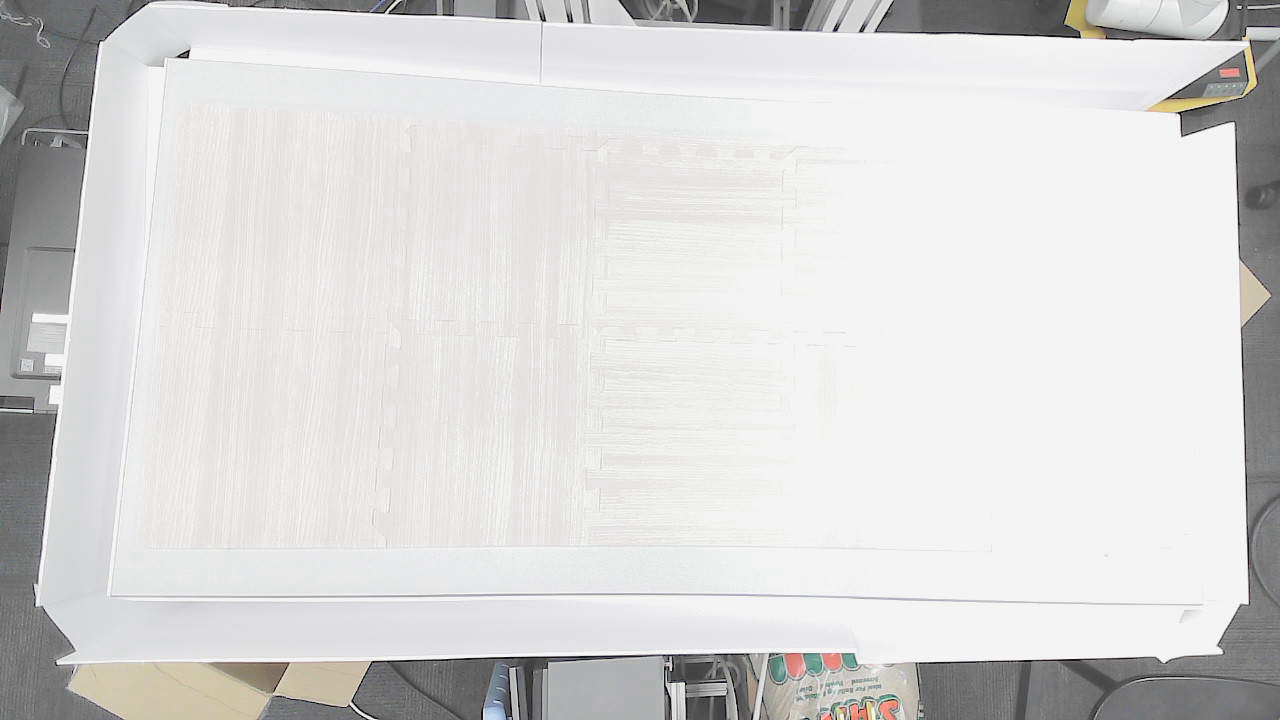
#> input picture data/clear_table.png, 1280 x 720 px, given in place of the camera
$ python yash_seg.py
#> lines starting #> are read from the running program, lines starting #| are printed output that depends on the picture; after the words box and inside, x2 and y2 are one past the last pixel; in counts of white or black regions, pixels touching at a corner belong together
# [187 lines of commented-out code are left out]
import cv2
import numpy as np
import os
import time
import csv
import paramiko
import threading

# =========================
# CONFIG & HARDCODED ROI (Custom 4-Point Polygon)
# =========================
CAMERA_INDEX = 0

# Define the exact X,Y coordinates for the 4 corners of your scanning area.
# You can move any of these points to stretch or shrink any side indepsendently.
PT_TOP_LEFT     = (435, 140)
PT_TOP_RIGHT    = (996, 140)
PT_BOTTOM_RIGHT = (996, 565)
PT_BOTTOM_LEFT  = (400, 555)

# Group them into a NumPy array for OpenCV to draw the polygon
ROI_POLYGON = np.array([
    PT_TOP_LEFT,
    PT_TOP_RIGHT,
    PT_BOTTOM_RIGHT,
    PT_BOTTOM_LEFT
], np.int32)

ZOOM_FACTOR = 1.0

# HSV thresholds
H_MIN, H_MAX = 250, 65
S_MIN, S_MAX = 0, 30
V_MIN, V_MAX = 155, 211

# =========================
# FILE & TRANSFER SETTINGS
# =========================
LOG_DIR = "logs"
CSV_PATH = os.path.join(LOG_DIR, "bead_counts.csv")

SOL_USER = "abhapkar"
SOL_HOST = "sol.asu.edu"
SOL_REMOTE_DIR = "/home/abhapkar/COLOR"

PRIVATE_KEY_PATH = r"F:\Robotics Automation system AI\PROf Hani\DETECTION\yrakesh1"

SCAN_DURATION = 6.0
WAIT_DURATION = 60.0

os.makedirs(LOG_DIR, exist_ok=True)

# =========================
# HELPER FUNCTIONS
# =========================
def segment_mask_from_frame(frame_bgr):
    """Generates the segmented mask based on HSV limits."""
    hsv = cv2.cvtColor(frame_bgr, cv2.COLOR_BGR2HSV)
    hmin = int(H_MIN * 179 / 255)
    hmax = int(H_MAX * 179 / 255)

    if hmin <= hmax:
        lower = np.array([hmin, S_MIN, V_MIN])
        upper = np.array([hmax, S_MAX, V_MAX])
        mask = cv2.inRange(hsv, lower, upper)
    else:
        mask1 = cv2.inRange(hsv, np.array([hmin, S_MIN, V_MIN]), np.array([179, S_MAX, V_MAX]))
        mask2 = cv2.inRange(hsv, np.array([0, S_MIN, V_MIN]), np.array([hmax, S_MAX, V_MAX]))
        mask = mask1 | mask2

    return mask

def sftp_transfer_worker():
    """Handles the actual transfer via Paramiko silently in the background."""
    try:
        key = paramiko.RSAKey.from_private_key_file(PRIVATE_KEY_PATH)
        ssh = paramiko.SSHClient()
        ssh.set_missing_host_key_policy(paramiko.AutoAddPolicy())
        ssh.connect(hostname=SOL_HOST, username=SOL_USER, pkey=key)
        sftp = ssh.open_sftp()
        remote_path = f"{SOL_REMOTE_DIR}/bead_counts.csv"
        sftp.put(CSV_PATH, remote_path)
        sftp.close()
        ssh.close()
        print(f"\n[SUCCESS] Silently transferred CSV to {SOL_HOST}")
    except Exception as e:
        print(f"\n[ERROR] Transfer failed: {e}")

def save_and_transfer(iteration, max_balls):
    """Overwrites the CSV and starts a background thread for transfer."""
    with open(CSV_PATH, mode='w', newline='') as f:
        writer = cv2.csv.writer(f) if hasattr(cv2, 'csv') else csv.writer(f)
        writer.writerow(['iter', 'total_balls'])
        writer.writerow([iteration, max_balls])

    print(f"\n[ITERATION {iteration}] Saved max count: {max_balls} to {CSV_PATH}")

    transfer_thread = threading.Thread(target=sftp_transfer_worker)
    transfer_thread.start()

# =========================
# MAIN LOOP
# =========================
def main():
    cap = cv2.VideoCapture(CAMERA_INDEX)
    cap.set(cv2.CAP_PROP_FRAME_WIDTH, 1280)
    cap.set(cv2.CAP_PROP_FRAME_HEIGHT, 720)

    if not cap.isOpened():
        print("Camera error")
        return

    current_iter = 1
    state = "SCANNING"
    state_start_time = time.time()
    max_balls_in_scan = 0

    print(f"\n[INFO] Starting automated capture. Custom Polygon ROI loaded.")
    print("Controls: Press 'q' to quit.\n")

    while True:
        ret, frame = cap.read()
#> frame is the input picture: shape (720, 1280, 3); mean B, G, R 214.5, 215, 215.6
        if not ret:
            break

        # 1. Create a blank black image exactly the same size as the camera frame
        polygon_mask = np.zeros(frame.shape[:2], dtype=np.uint8)

        # 2. Draw your custom white polygon onto that black image
        cv2.fillPoly(polygon_mask, [ROI_POLYGON], 255)
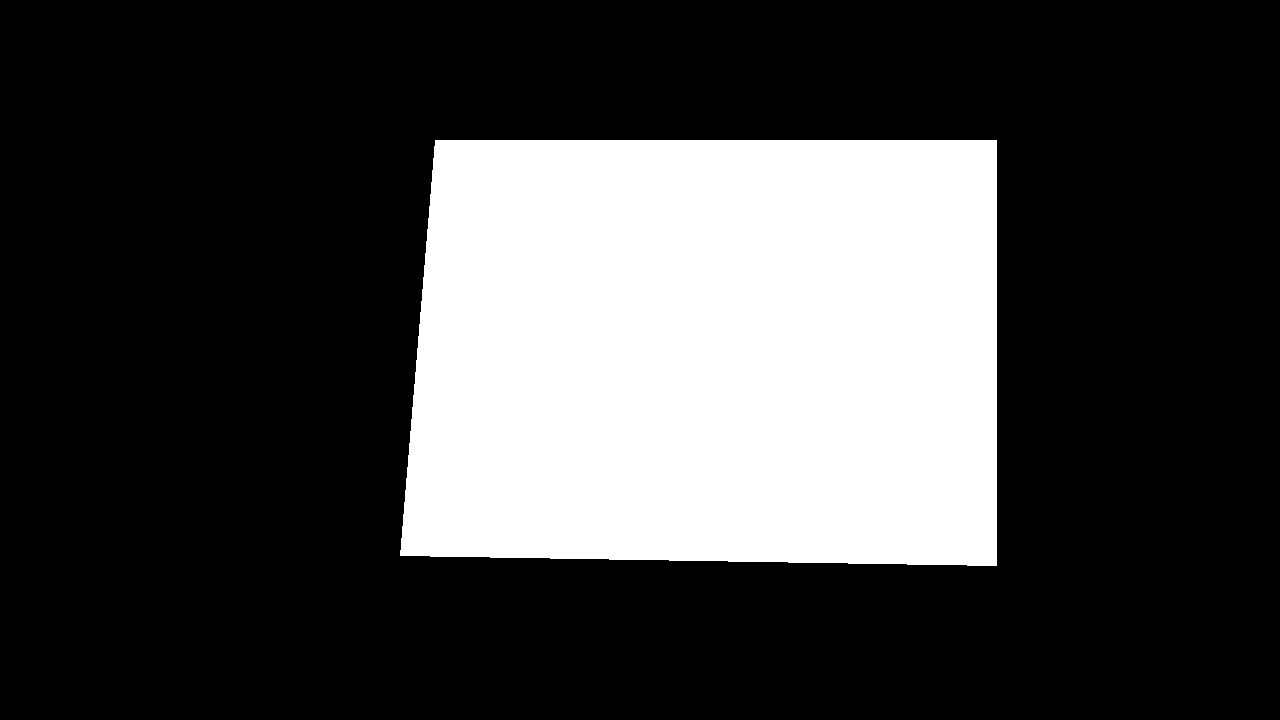
#> polygon_mask: shape (720, 1280); 26.5% white; 1 white region, box (x1, y1, x2, y2) and area: (400, 140, 997, 566) 244056

        # 3. Apply the mask to the live camera feed so everything outside the polygon goes pitch black
        inference_frame = cv2.bitwise_and(frame, frame, mask=polygon_mask)

        # Draw the green outline of your custom ROI on the display frame so you can see it
        cv2.polylines(frame, [ROI_POLYGON], isClosed=True, color=(0, 255, 0), thickness=2)
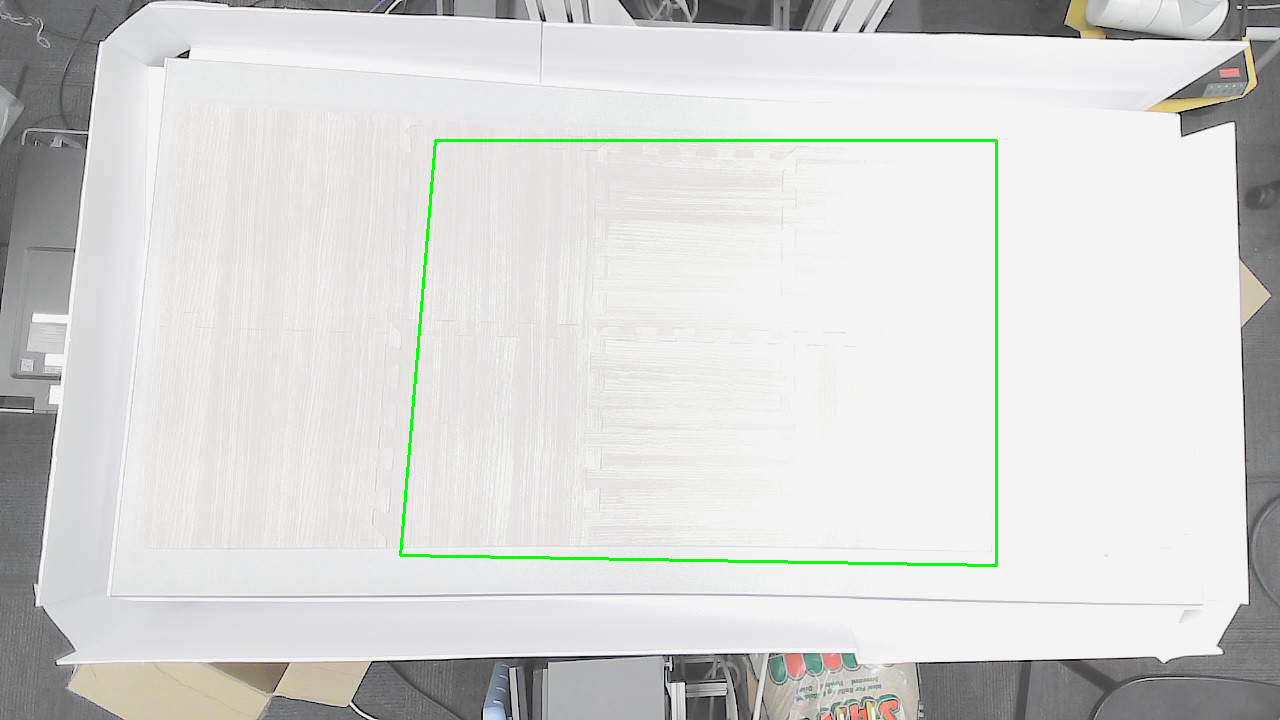
#> frame: shape (720, 1280, 3); 0.65% of pixels changed, all inside (x1, y1, x2, y2) = (399, 139, 998, 567)

        # Process segmentation & counting (only operates on the visible area inside the polygon)
        mask = segment_mask_from_frame(inference_frame)
#> in segment_mask_from_frame, `hsv = cv2.cvtColor(frame_bgr, cv2.COLOR_BGR2HSV)`: hsv: shape (720, 1280, 3); mean H, S, V 5.1, 0.4, 63
#> in segment_mask_from_frame, `mask1 = cv2.inRange(hsv, np.array([hmin, S_MIN, V_MIN]), np.array([179..`: mask1: shape (720, 1280); every value is 0
#> in segment_mask_from_frame, `mask2 = cv2.inRange(hsv, np.array([0, S_MIN, V_MIN]), np.array([hmax, ..`:
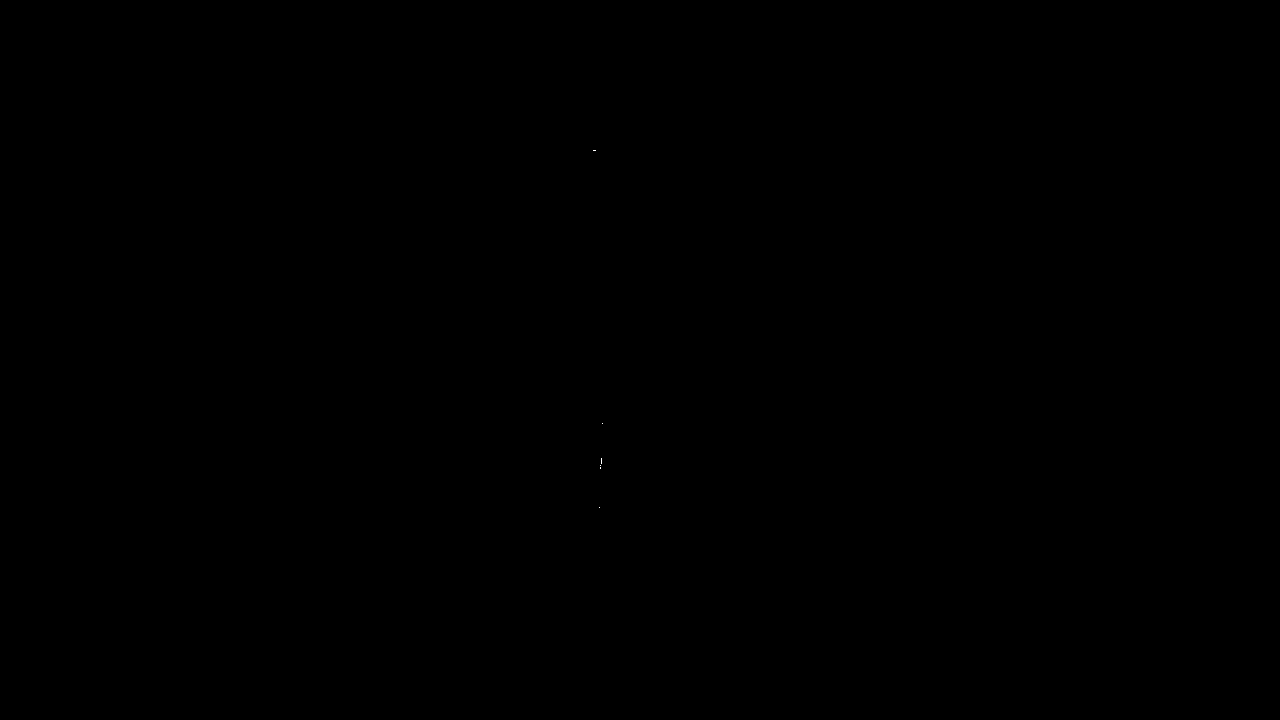
#> mask2: shape (720, 1280); 0% white in thin lines or dots, all inside (x1, y1, x2, y2) = (593, 150, 603, 508)
        contours, _ = cv2.findContours(mask, cv2.RETR_EXTERNAL, cv2.CHAIN_APPROX_SIMPLE)
#> contours = 6 contours, all with area under 20
        current_blob_count = len(contours)
#> current_blob_count = 6

        # State Machine Logic
        elapsed_time = time.time() - state_start_time

        if state == "SCANNING":
            if current_blob_count > max_balls_in_scan:
                max_balls_in_scan = current_blob_count
#> max_balls_in_scan = 6

            time_left = max(0, SCAN_DURATION - elapsed_time)
            status_text = f"SCANNING (Iter {current_iter}) - {time_left:.1f}s left"
            cv2.putText(frame, f"Max Balls Seen: {max_balls_in_scan}", (20, 95), cv2.FONT_HERSHEY_SIMPLEX, 0.7, (0, 255, 0), 2)

            if elapsed_time >= SCAN_DURATION:
                save_and_transfer(current_iter, max_balls_in_scan)
                state = "WAITING"
                state_start_time = time.time()

        elif state == "WAITING":
            time_left = max(0, WAIT_DURATION - elapsed_time)
            status_text = f"WAITING - {time_left:.1f}s left"
            cv2.putText(frame, f"Last Max Saved: {max_balls_in_scan}", (20, 95), cv2.FONT_HERSHEY_SIMPLEX, 0.7, (0, 200, 255), 2)

            if elapsed_time >= WAIT_DURATION:
                state = "SCANNING"
                state_start_time = time.time()
                current_iter += 1
                max_balls_in_scan = 0

        # Overlay generic info
        cv2.putText(frame, status_text, (20, 35), cv2.FONT_HERSHEY_SIMPLEX, 0.8, (0, 0, 255), 2)
        cv2.putText(frame, f"Current Blobs: {current_blob_count}", (20, 65), cv2.FONT_HERSHEY_SIMPLEX, 0.7, (255, 255, 255), 2)
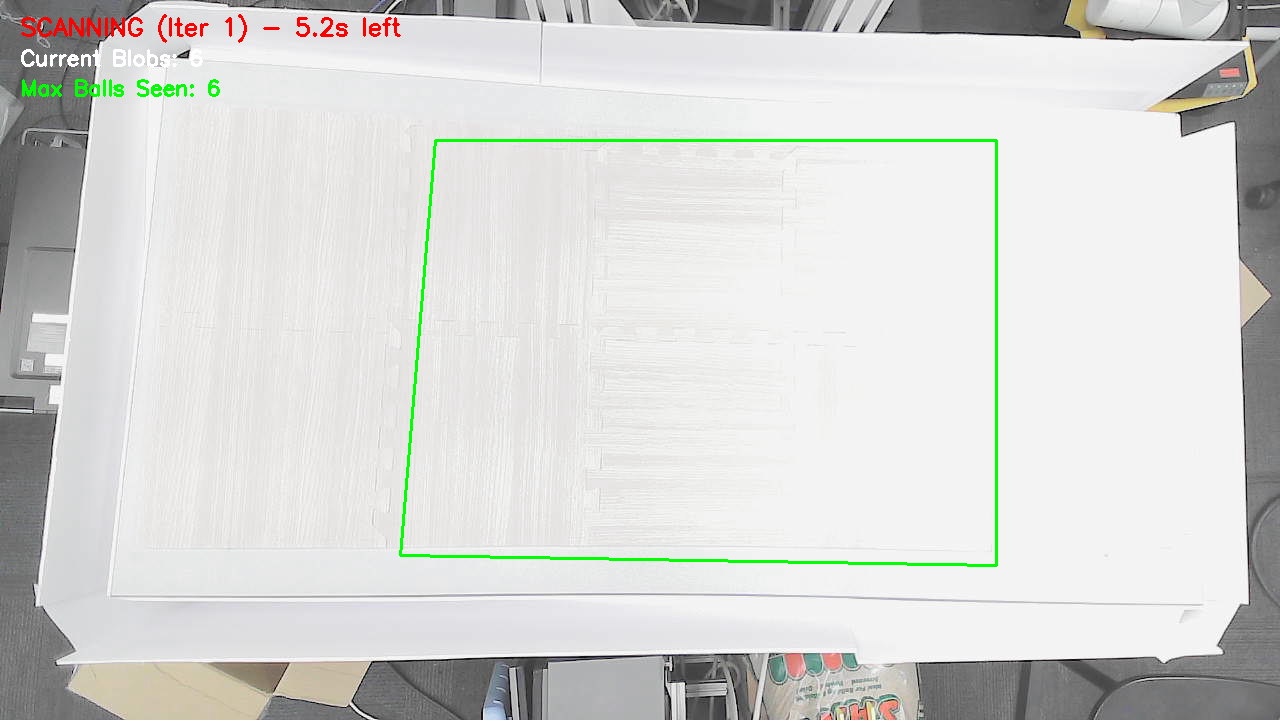
#> frame: shape (720, 1280, 3); mean B, G, R 212.3, 214.8, 214.1

        # Show windows
        result_vis = cv2.bitwise_and(inference_frame, inference_frame, mask=mask)
        cv2.imshow("Live Feed", frame)
        cv2.imshow("Segmented (Custom ROI)", result_vis)

        if cv2.waitKey(1) & 0xFF == ord('q'):
#> (key q is pressed here)
            break

    cap.release()
    cv2.destroyAllWindows()

if __name__ == "__main__":
    main()
